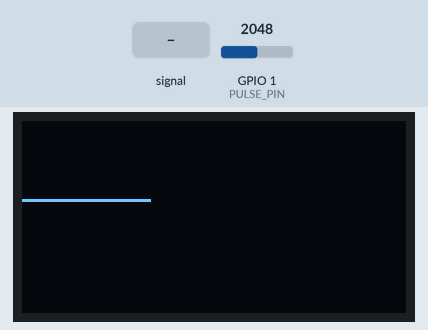
Bench run of a sketch on a simulated ESP32. Shown: 128×64 one-colour display. Inputs (shaded band) come from the test bench; at power-on: GPIO 1 (PULSE_PIN) = 2048.

Above: at 1.2 s.
1.3 s: GPIO 1 (PULSE_PIN) fed a 200 Hz sine of ±327 counts around its level
At 1.79 s:
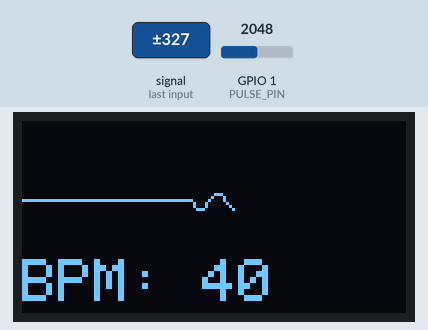
4.1 s: GPIO 1 (PULSE_PIN) set to 2240
At 4.36 s:
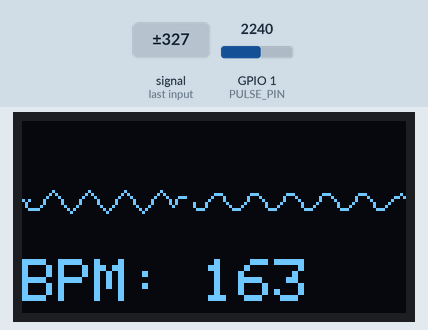
5.7 s: GPIO 1 (PULSE_PIN) fed a 1000 Hz sine of ±1023 counts around its level
At 5.96 s:
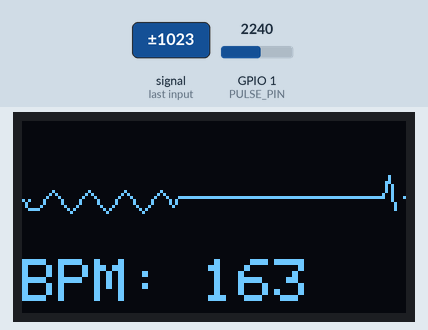
7.3 s: GPIO 1 (PULSE_PIN) set to 2047
At 7.57 s:
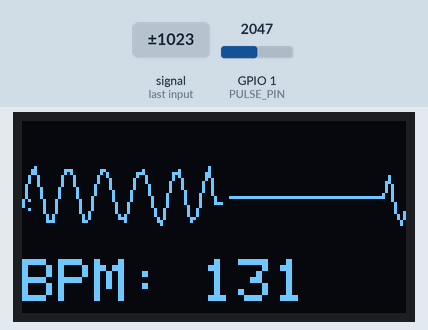
8.9 s: GPIO 1 (PULSE_PIN) set to 1228
At 9.17 s:
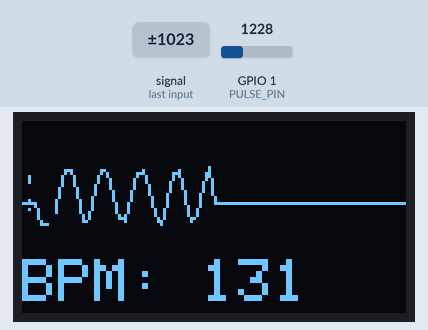
Timing chart, 0 to 11.5 s (numbered marks = the images above; inputs shaded):
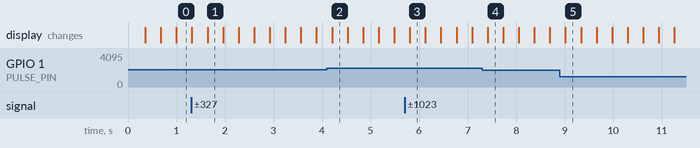

The sketch:

heart_beat.ino
```cpp
#include <Wire.h>
#include <Adafruit_GFX.h>
#include <Adafruit_SSD1306.h>

#define SCREEN_WIDTH 128
#define SCREEN_HEIGHT 64
#define PULSE_PIN 1

Adafruit_SSD1306 display(SCREEN_WIDTH, SCREEN_HEIGHT, &Wire, -1);

// Graph variables
int lastX = 0;
int lastY = 26;

// BPM variables
int threshold = 2200;
unsigned long lastBeatTime = 0;
int BPM = 0;
bool beatDetected = false;

// Signal filtering variables
int signalMax = 0;
int signalMin = 4095;
int amplitude = 0;
const int minAmplitudeRequired = 200; // MUST have this much signal swing to count as a beat

void setup() {
  Serial.begin(115200);
  Wire.begin(8, 9);
  if (!display.begin(SSD1306_SWITCHCAPVCC, 0x3C)) for(;;);
  display.clearDisplay();
  display.setTextColor(WHITE);
  display.display();
}

void loop() {
  int rawSignal = analogRead(PULSE_PIN);

  // --- SIGNAL ANALYSIS (To filter noise) ---
  if(rawSignal < signalMin) signalMin = rawSignal;
  if(rawSignal > signalMax) signalMax = rawSignal;
  amplitude = signalMax - signalMin;

  // --- GRAPHING ---
  int currentY = map(rawSignal, 0, 4095, 45, 7);
  currentY = constrain(currentY, 7, 45);

  int clearX = lastX + 3;
  if (clearX >= 128) clearX = 0;
  display.drawLine(clearX, 7, clearX, 45, BLACK);
  display.drawLine(clearX + 1, 7, clearX + 1, 45, BLACK);
  display.drawLine(lastX, lastY, lastX + 2, currentY, WHITE);

  // --- BPM CALCULATION (With Amplitude Filter) ---
  // Only count a beat if it crosses threshold AND has enough amplitude (it's a real pulse)
  if (rawSignal > threshold && !beatDetected && amplitude > minAmplitudeRequired) {
    unsigned long currentTime = millis();
    unsigned long interval = currentTime - lastBeatTime;

    if (interval > 300) {
      BPM = 60000 / interval;
      lastBeatTime = currentTime;
      beatDetected = true;

      display.fillRect(0, 46, 128, 18, BLACK);
      display.setTextSize(2);
      display.setCursor(0, 46);
      display.print("BPM: ");
      display.print(BPM);
    }
  }

  if (rawSignal < threshold) beatDetected = false;

  // Reset Min/Max periodically to keep tracking real-time
  if (millis() % 1000 == 0) {
    signalMin = 2048;
    signalMax = 2048;
  }

  // Timeout Logic
  if (millis() - lastBeatTime > 3000) {
    if (BPM != 0) {
      display.fillRect(0, 46, 128, 18, BLACK);
      display.setCursor(0, 46);
      display.print("BPM: 0");
      BPM = 0;
    }
  }

  display.display();
  lastX += 2;
  lastY = currentY;
  if (lastX >= 128) lastX = 0;
  delay(20);
}
```

Measured:
- after the input at 1.3 s, the display: first differs from a run without the input after 0.34 s (image 1)
